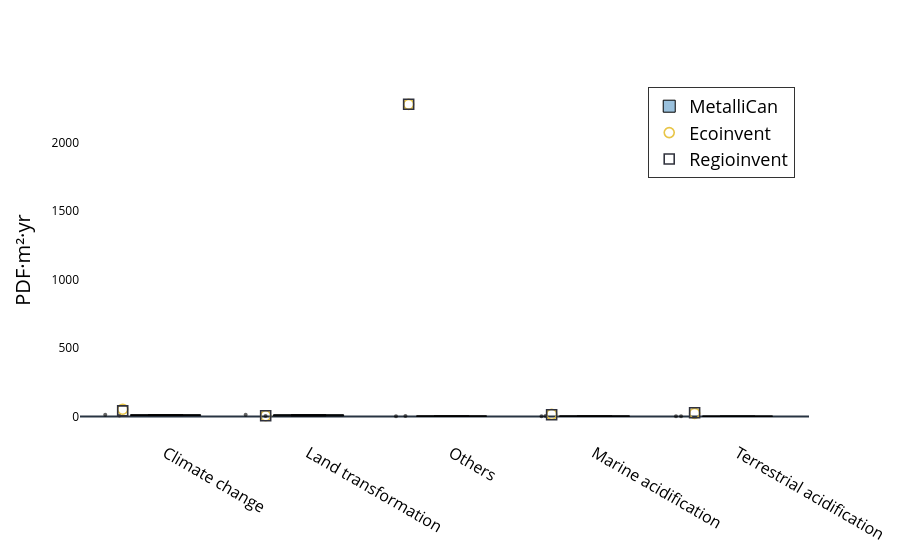

Write notebook code for a chart like this one.
### Code cell
plot_lcia_boxes_for_reference_product(
    df_eq,
    reference_product="U concentrate",
    yaxis_label="PDF·m²·yr",
    title="Ecosystem quality – U concentrate",
    output_html="results/Damages/boxplot_eq_u.html"
)

### Figure 1 — Plotly figure (JSON) as saved in the notebook; plotly's stock layout.template omitted (floating-point values rounded to 4 significant figures)
{"data": [{"boxpoints": "all", "fillcolor": "rgba(31,119,180,0.45)", "hoverinfo": "text+y", "hovertext": ["Cigar Lake + McClean Lake", "Cigar Lake + McClean Lake", "Cigar Lake + McClean Lake", "Cigar Lake + McClean Lake", "Cigar Lake + McClean Lake", "Key Lake + McArthur River", "Key Lake + McArthur River", "Key Lake + McArthur River", "Key Lake + McArthur River", "Key Lake + McArthur River"], "jitter": 0.35, "line": {"color": "black", "width": 1}, "marker": {"opacity": 0.6, "size": 4}, "name": "MetalliCan", "x": [0, 1, 3, 2, 4, 0, 1, 3, 2, 4], "y": [7.482, 5.073, 2.296, 2.776, 2.488, 13.71, 13.64, 4.245, 3.93, 2.723], "type": "box"}, {"marker": {"color": "#e8c547", "line": {"color": "black", "width": 1.6}, "size": 10, "symbol": "circle-open"}, "mode": "markers", "name": "Ecoinvent", "x": [-0.3, 0.7, 2.7, 1.7, 3.7], "y": [53.93, 6.041, 16.62, 2277.0, 23.6], "type": "scatter"}, {"marker": {"color": "#30323d", "line": {"color": "black", "width": 1.6}, "size": 10, "symbol": "square-open"}, "mode": "markers", "name": "Regioinvent", "x": [-0.3, 0.7, 2.7, 1.7, 3.7], "y": [41.8, 6.104, 12.93, 2278.0, 28.33], "type": "scatter"}], "layout": {"xaxis": {"tickfont": {"color": "black", "size": 16}, "tickmode": "array", "tickvals": [0, 1, 2, 3, 4], "ticktext": ["Climate change", "Land transformation", "Others", "Marine acidification", "Terrestrial acidification"]}, "yaxis": {"title": {"font": {"color": "black", "size": 20}, "text": "PDF·m²·yr"}, "tickfont": {"color": "black"}, "showgrid": false}, "margin": {"l": 80, "r": 40, "t": 80, "b": 120}, "legend": {"title": {"font": {"color": "black", "size": 24}, "text": ""}, "font": {"color": "black", "size": 18}, "orientation": "v", "yanchor": "top", "y": 0.98, "xanchor": "right", "x": 0.98, "bgcolor": "rgba(255,255,255,0.9)", "bordercolor": "black", "borderwidth": 0.8}, "plot_bgcolor": "white", "paper_bgcolor": "white"}}
